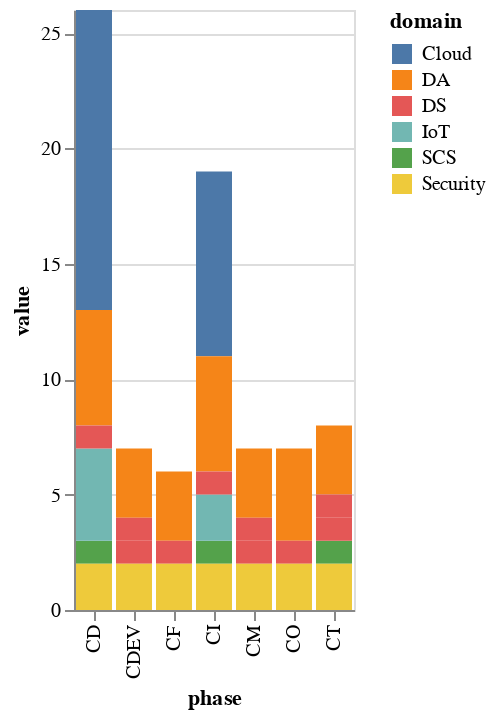

Vega-Lite specification for this chart:
### Vega-Lite specification from a JSON file in a GitHub repository (floating-point values rounded to 4 significant figures)
{"$schema": "https://vega.github.io/schema/vega-lite/v5.json", "data": {"values": [{"domain": "Cloud", "phase": "CD", "value": 13}, {"domain": "Cloud", "phase": "CI", "value": 8}, {"domain": "DA", "phase": "CI", "value": 5}, {"domain": "DA", "phase": "CD", "value": 5}, {"domain": "SCS", "phase": "CT", "value": 1}, {"domain": "SCS", "phase": "CI", "value": 1}, {"domain": "SCS", "phase": "CD", "value": 1}, {"domain": "IoT", "phase": "CI", "value": 2}, {"domain": "IoT", "phase": "CD", "value": 4}, {"domain": "DA", "phase": "CDEV", "value": 3}, {"domain": "DA", "phase": "CT", "value": 3}, {"domain": "DA", "phase": "CO", "value": 4}, {"domain": "DA", "phase": "CM", "value": 3}, {"domain": "DA", "phase": "CF", "value": 3}, {"domain": "DS", "phase": "CD", "value": 1}, {"domain": "DS", "phase": "CI", "value": 1}, {"domain": "DS", "phase": "CDEV", "value": 1}, {"domain": "DS", "phase": "CT", "value": 1}, {"domain": "DS", "phase": "CO", "value": 1}, {"domain": "DS", "phase": "CM", "value": 1}, {"domain": "DS", "phase": "CF", "value": 1}, {"domain": "Security", "phase": "CD", "value": 2}, {"domain": "Security", "phase": "CI", "value": 2}, {"domain": "Security", "phase": "CDEV", "value": 2}, {"domain": "Security", "phase": "CT", "value": 2}, {"domain": "Security", "phase": "CO", "value": 2}, {"domain": "Security", "phase": "CM", "value": 2}, {"domain": "Security", "phase": "CF", "value": 2}, {"domain": "DS", "phase": "CDEV", "value": 1}, {"domain": "DS", "phase": "CT", "value": 1}, {"domain": "DS", "phase": "CM", "value": 1}]}, "transform": [{"filter": "datum.value > 0"}], "mark": "bar", "encoding": {"x": {"field": "phase", "type": "nominal", "axis": {"title": "phase"}}, "y": {"field": "value", "type": "quantitative", "axis": {"title": "value"}}, "color": {"field": "domain", "type": "nominal", "legend": {"title": "domain"}}}}
